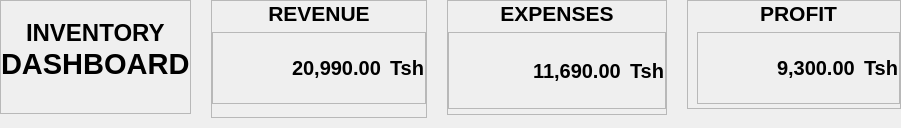
               <widget class="QWidget" name="Cards_widget" native="true">
                <layout class="QHBoxLayout" name="horizontalLayout_7">
                 <property name="spacing">
                  <number>20</number>
                 </property>
                 <property name="leftMargin">
                  <number>0</number>
                 </property>
                 <property name="topMargin">
                  <number>0</number>
                 </property>
                 <property name="rightMargin">
                  <number>0</number>
                 </property>
                 <property name="bottomMargin">
                  <number>10</number>
                 </property>
                 <item alignment="Qt::AlignmentFlag::AlignTop">
                  <widget class="QFrame" name="DashBoardLogoframe">
                   <property name="frameShape">
                    <enum>QFrame::Shape::StyledPanel</enum>
                   </property>
                   <property name="frameShadow">
                    <enum>QFrame::Shadow::Raised</enum>
                   </property>
                   <layout class="QVBoxLayout" name="verticalLayout_6">
                    <property name="spacing">
                     <number>0</number>
                    </property>
                    <property name="leftMargin">
                     <number>0</number>
                    </property>
                    <property name="topMargin">
                     <number>0</number>
                    </property>
                    <property name="rightMargin">
                     <number>0</number>
                    </property>
                    <property name="bottomMargin">
                     <number>0</number>
                    </property>
                    <item>
                     <spacer name="verticalSpacer_6">
                      <property name="orientation">
                       <enum>Qt::Orientation::Vertical</enum>
                      </property>
                      <property name="sizeHint" stdset="0">
                       <size>
                        <width>20</width>
                        <height>18</height>
                       </size>
                      </property>
                     </spacer>
                    </item>
                    <item alignment="Qt::AlignmentFlag::AlignHCenter|Qt::AlignmentFlag::AlignVCenter">
                     <widget class="QLabel" name="label_3">
                      <property name="font">
                       <font>
                        <pointsize>25</pointsize>
                       </font>
                      </property>
                      <property name="styleSheet">
                       <string notr="true"/>
                      </property>
                      <property name="lineWidth">
                       <number>1</number>
                      </property>
                      <property name="text">
                       <string>&lt;html&gt;&lt;head/&gt;&lt;body&gt;&lt;p align=&quot;justify&quot;&gt;&lt;span style=&quot; font-size:18pt; font-weight:700;&quot;&gt;INVENTORY&lt;/span&gt;&lt;/p&gt;&lt;/body&gt;&lt;/html&gt;</string>
                      </property>
                      <property name="textFormat">
                       <enum>Qt::TextFormat::RichText</enum>
                      </property>
                      <property name="wordWrap">
                       <bool>false</bool>
                      </property>
                     </widget>
                    </item>
                    <item alignment="Qt::AlignmentFlag::AlignHCenter|Qt::AlignmentFlag::AlignVCenter">
                     <widget class="QLabel" name="label_4">
                      <property name="sizePolicy">
                       <sizepolicy hsizetype="Preferred" vsizetype="Preferred">
                        <horstretch>0</horstretch>
                        <verstretch>0</verstretch>
                       </sizepolicy>
                      </property>
                      <property name="font">
                       <font>
                        <pointsize>22</pointsize>
                        <bold>true</bold>
                       </font>
                      </property>
                      <property name="text">
                       <string>DASHBOARD</string>
                      </property>
                     </widget>
                    </item>
                    <item>
                     <spacer name="verticalSpacer_2">
                      <property name="orientation">
                       <enum>Qt::Orientation::Vertical</enum>
                      </property>
                      <property name="sizeHint" stdset="0">
                       <size>
                        <width>20</width>
                        <height>32</height>
                       </size>
                      </property>
                     </spacer>
                    </item>
                   </layout>
                  </widget>
                 </item>
                 <item alignment="Qt::AlignmentFlag::AlignTop">
                  <widget class="QFrame" name="Revenue_Card_frame">
                   <property name="frameShape">
                    <enum>QFrame::Shape::StyledPanel</enum>
                   </property>
                   <property name="frameShadow">
                    <enum>QFrame::Shadow::Raised</enum>
                   </property>
                   <layout class="QVBoxLayout" name="verticalLayout_7">
                    <property name="leftMargin">
                     <number>0</number>
                    </property>
                    <property name="topMargin">
                     <number>0</number>
                    </property>
                    <property name="rightMargin">
                     <number>0</number>
                    </property>
                    <property name="bottomMargin">
                     <number>0</number>
                    </property>
                    <item alignment="Qt::AlignmentFlag::AlignTop">
                     <widget class="QLabel" name="label_5">
                      <property name="font">
                       <font>
                        <pointsize>16</pointsize>
                        <bold>true</bold>
                       </font>
                      </property>
                      <property name="text">
                       <string>REVENUE</string>
                      </property>
                      <property name="alignment">
                       <set>Qt::AlignmentFlag::AlignCenter</set>
                      </property>
                     </widget>
                    </item>
                    <item alignment="Qt::AlignmentFlag::AlignHCenter|Qt::AlignmentFlag::AlignTop">
                     <widget class="QFrame" name="frame_2">
                      <property name="frameShape">
                       <enum>QFrame::Shape::StyledPanel</enum>
                      </property>
                      <property name="frameShadow">
                       <enum>QFrame::Shadow::Raised</enum>
                      </property>
                      <layout class="QHBoxLayout" name="horizontalLayout_8">
                       <property name="spacing">
                        <number>9</number>
                       </property>
                       <property name="leftMargin">
                        <number>0</number>
                       </property>
                       <property name="topMargin">
                        <number>0</number>
                       </property>
                       <property name="rightMargin">
                        <number>0</number>
                       </property>
                       <property name="bottomMargin">
                        <number>0</number>
                       </property>
                       <item>
                        <widget class="QLabel" name="label_6">
                         <property name="minimumSize">
                          <size>
                           <width>70</width>
                           <height>70</height>
                          </size>
                         </property>
                         <property name="maximumSize">
                          <size>
                           <width>70</width>
                           <height>70</height>
                          </size>
                         </property>
                         <property name="text">
                          <string/>
                         </property>
                         <property name="pixmap">
                          <pixmap resource="Icons_Resources.qrc">:/Icons/Image/revenue (1).png</pixmap>
                         </property>
                         <property name="scaledContents">
                          <bool>true</bool>
                         </property>
                        </widget>
                       </item>
                       <item>
                        <widget class="QLabel" name="label_7">
                         <property name="font">
                          <font>
                           <pointsize>15</pointsize>
                           <bold>true</bold>
                          </font>
                         </property>
                         <property name="text">
                          <string>20,990.00</string>
                         </property>
                        </widget>
                       </item>
                       <item>
                        <widget class="QLabel" name="label_8">
                         <property name="font">
                          <font>
                           <pointsize>15</pointsize>
                           <bold>true</bold>
                          </font>
                         </property>
                         <property name="text">
                          <string>Tsh</string>
                         </property>
                        </widget>
                       </item>
                      </layout>
                     </widget>
                    </item>
                    <item>
                     <spacer name="verticalSpacer_3">
                      <property name="orientation">
                       <enum>Qt::Orientation::Vertical</enum>
                      </property>
                      <property name="sizeHint" stdset="0">
                       <size>
                        <width>20</width>
                        <height>13</height>
                       </size>
                      </property>
                     </spacer>
                    </item>
                   </layout>
                  </widget>
                 </item>
                 <item alignment="Qt::AlignmentFlag::AlignTop">
                  <widget class="QFrame" name="Expenses_Card_frame">
                   <property name="frameShape">
                    <enum>QFrame::Shape::StyledPanel</enum>
                   </property>
                   <property name="frameShadow">
                    <enum>QFrame::Shadow::Raised</enum>
                   </property>
                   <layout class="QVBoxLayout" name="verticalLayout_8">
                    <property name="leftMargin">
                     <number>0</number>
                    </property>
                    <property name="topMargin">
                     <number>0</number>
                    </property>
                    <property name="rightMargin">
                     <number>0</number>
                    </property>
                    <property name="bottomMargin">
                     <number>0</number>
                    </property>
                    <item>
                     <widget class="QLabel" name="label_9">
                      <property name="font">
                       <font>
                        <pointsize>16</pointsize>
                        <bold>true</bold>
                       </font>
                      </property>
                      <property name="text">
                       <string>EXPENSES</string>
                      </property>
                      <property name="alignment">
                       <set>Qt::AlignmentFlag::AlignCenter</set>
                      </property>
                     </widget>
                    </item>
                    <item alignment="Qt::AlignmentFlag::AlignHCenter">
                     <widget class="QFrame" name="frame_4">
                      <property name="frameShape">
                       <enum>QFrame::Shape::StyledPanel</enum>
                      </property>
                      <property name="frameShadow">
                       <enum>QFrame::Shadow::Raised</enum>
                      </property>
                      <layout class="QHBoxLayout" name="horizontalLayout_10">
                       <property name="spacing">
                        <number>9</number>
                       </property>
                       <property name="leftMargin">
                        <number>0</number>
                       </property>
                       <property name="topMargin">
                        <number>0</number>
                       </property>
                       <property name="rightMargin">
                        <number>0</number>
                       </property>
                       <property name="bottomMargin">
                        <number>0</number>
                       </property>
                       <item alignment="Qt::AlignmentFlag::AlignRight">
                        <widget class="QLabel" name="label_13">
                         <property name="minimumSize">
                          <size>
                           <width>75</width>
                           <height>75</height>
                          </size>
                         </property>
                         <property name="maximumSize">
                          <size>
                           <width>75</width>
                           <height>75</height>
                          </size>
                         </property>
                         <property name="text">
                          <string/>
                         </property>
                         <property name="pixmap">
                          <pixmap resource="Icons_Resources.qrc">:/Icons/Image/reduction (1).png</pixmap>
                         </property>
                         <property name="scaledContents">
                          <bool>true</bool>
                         </property>
                        </widget>
                       </item>
                       <item alignment="Qt::AlignmentFlag::AlignLeft">
                        <widget class="QLabel" name="label_14">
                         <property name="font">
                          <font>
                           <pointsize>15</pointsize>
                           <bold>true</bold>
                          </font>
                         </property>
                         <property name="text">
                          <string>11,690.00</string>
                         </property>
                        </widget>
                       </item>
                       <item alignment="Qt::AlignmentFlag::AlignRight">
                        <widget class="QLabel" name="label_15">
                         <property name="font">
                          <font>
                           <pointsize>15</pointsize>
                           <bold>true</bold>
                          </font>
                         </property>
                         <property name="text">
                          <string>Tsh</string>
                         </property>
                        </widget>
                       </item>
                      </layout>
                     </widget>
                    </item>
                    <item>
                     <spacer name="verticalSpacer_4">
                      <property name="orientation">
                       <enum>Qt::Orientation::Vertical</enum>
                      </property>
                      <property name="sizeHint" stdset="0">
                       <size>
                        <width>20</width>
                        <height>5</height>
                       </size>
                      </property>
                     </spacer>
                    </item>
                   </layout>
                  </widget>
                 </item>
                 <item alignment="Qt::AlignmentFlag::AlignTop">
                  <widget class="QFrame" name="Profit_Card_frame">
                   <property name="frameShape">
                    <enum>QFrame::Shape::StyledPanel</enum>
                   </property>
                   <property name="frameShadow">
                    <enum>QFrame::Shadow::Raised</enum>
                   </property>
                   <layout class="QVBoxLayout" name="verticalLayout_9">
                    <property name="topMargin">
                     <number>0</number>
                    </property>
                    <property name="rightMargin">
                     <number>0</number>
                    </property>
                    <property name="bottomMargin">
                     <number>0</number>
                    </property>
                    <item>
                     <widget class="QLabel" name="label_16">
                      <property name="font">
                       <font>
                        <pointsize>16</pointsize>
                        <bold>true</bold>
                       </font>
                      </property>
                      <property name="text">
                       <string>PROFIT</string>
                      </property>
                      <property name="alignment">
                       <set>Qt::AlignmentFlag::AlignCenter</set>
                      </property>
                     </widget>
                    </item>
                    <item alignment="Qt::AlignmentFlag::AlignHCenter">
                     <widget class="QFrame" name="frame_5">
                      <property name="frameShape">
                       <enum>QFrame::Shape::StyledPanel</enum>
                      </property>
                      <property name="frameShadow">
                       <enum>QFrame::Shadow::Raised</enum>
                      </property>
                      <layout class="QHBoxLayout" name="horizontalLayout_11">
                       <property name="spacing">
                        <number>9</number>
                       </property>
                       <property name="leftMargin">
                        <number>0</number>
                       </property>
                       <property name="topMargin">
                        <number>0</number>
                       </property>
                       <property name="rightMargin">
                        <number>0</number>
                       </property>
                       <property name="bottomMargin">
                        <number>0</number>
                       </property>
                       <item>
                        <widget class="QLabel" name="label_17">
                         <property name="minimumSize">
                          <size>
                           <width>70</width>
                           <height>70</height>
                          </size>
                         </property>
                         <property name="maximumSize">
                          <size>
                           <width>70</width>
                           <height>70</height>
                          </size>
                         </property>
                         <property name="text">
                          <string/>
                         </property>
                         <property name="pixmap">
                          <pixmap resource="Icons_Resources.qrc">:/Icons/Image/trend.png</pixmap>
                         </property>
                         <property name="scaledContents">
                          <bool>true</bool>
                         </property>
                        </widget>
                       </item>
                       <item>
                        <widget class="QLabel" name="label_18">
                         <property name="font">
                          <font>
                           <pointsize>15</pointsize>
                           <bold>true</bold>
                          </font>
                         </property>
                         <property name="text">
                          <string>9,300.00</string>
                         </property>
                        </widget>
                       </item>
                       <item>
                        <widget class="QLabel" name="label_19">
                         <property name="font">
                          <font>
                           <pointsize>15</pointsize>
                           <bold>true</bold>
                          </font>
                         </property>
                         <property name="text">
                          <string>Tsh</string>
                         </property>
                        </widget>
                       </item>
                      </layout>
                     </widget>
                    </item>
                    <item>
                     <spacer name="verticalSpacer_5">
                      <property name="orientation">
                       <enum>Qt::Orientation::Vertical</enum>
                      </property>
                      <property name="sizeHint" stdset="0">
                       <size>
                        <width>20</width>
                        <height>4</height>
                       </size>
                      </property>
                     </spacer>
                    </item>
                   </layout>
                  </widget>
                 </item>
                </layout>
               </widget>
